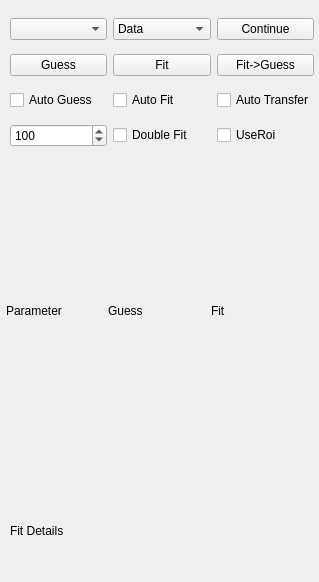
<?xml version="1.0" encoding="UTF-8"?>
<ui version="4.0">
 <class>Fitter</class>
 <widget class="QWidget" name="Fitter">
  <property name="geometry">
   <rect>
    <x>0</x>
    <y>0</y>
    <width>319</width>
    <height>582</height>
   </rect>
  </property>
  <property name="windowTitle">
   <string>Form</string>
  </property>
  <widget class="QWidget" name="gridLayoutWidget">
   <property name="geometry">
    <rect>
     <x>10</x>
     <y>10</y>
     <width>304</width>
     <height>147</height>
    </rect>
   </property>
   <layout class="QGridLayout" name="gridLayout">
    <item row="2" column="0">
     <widget class="QCheckBox" name="autoGuessCheck">
      <property name="toolTip">
       <string>Check this if you want to automatically guess initial parameters whenever the image changes</string>
      </property>
      <property name="text">
       <string>Auto Guess</string>
      </property>
     </widget>
    </item>
    <item row="2" column="2">
     <widget class="QCheckBox" name="autoTransferCheck">
      <property name="toolTip">
       <string>Automatically transfer fit parameters to guess parameters when changing images.</string>
      </property>
      <property name="text">
       <string>Auto Transfer</string>
      </property>
     </widget>
    </item>
    <item row="0" column="1">
     <widget class="QComboBox" name="imageTypeCombo">
      <property name="toolTip">
       <string>Select the type of data to display on the Image viewer and the graphs</string>
      </property>
      <item>
       <property name="text">
        <string>Data</string>
       </property>
      </item>
      <item>
       <property name="text">
        <string>Fit</string>
       </property>
      </item>
      <item>
       <property name="text">
        <string>Guess</string>
       </property>
      </item>
      <item>
       <property name="text">
        <string>Data-Fit</string>
       </property>
      </item>
      <item>
       <property name="text">
        <string>Guess-Fit</string>
       </property>
      </item>
     </widget>
    </item>
    <item row="1" column="2">
     <widget class="QPushButton" name="fitToGuessButton">
      <property name="toolTip">
       <string>Copy the fitted paramters back to the guess parameters. Useful when using fitted parameters of one image as the guess parameters for another</string>
      </property>
      <property name="text">
       <string>Fit-&gt;Guess</string>
      </property>
     </widget>
    </item>
    <item row="1" column="0">
     <widget class="QPushButton" name="guessButton">
      <property name="toolTip">
       <string>Turn on some smarts and guess the initial parameters given to the least squares fit function</string>
      </property>
      <property name="text">
       <string>Guess</string>
      </property>
     </widget>
    </item>
    <item row="2" column="1">
     <widget class="QCheckBox" name="autoFitCheck">
      <property name="toolTip">
       <string>Check this if you want to automatically fit whenever the image changes</string>
      </property>
      <property name="text">
       <string>Auto Fit</string>
      </property>
     </widget>
    </item>
    <item row="0" column="0">
     <widget class="QComboBox" name="fitTypeCombo">
      <property name="toolTip">
       <string>Select fitting function</string>
      </property>
     </widget>
    </item>
    <item row="0" column="2">
     <widget class="QPushButton" name="continueButton">
      <property name="toolTip">
       <string>Continue the fitting subroutine</string>
      </property>
      <property name="text">
       <string>Continue</string>
      </property>
     </widget>
    </item>
    <item row="1" column="1">
     <widget class="QPushButton" name="fitButton">
      <property name="toolTip">
       <string>Run least squares fitting.</string>
      </property>
      <property name="text">
       <string>Fit</string>
      </property>
     </widget>
    </item>
    <item row="3" column="0">
     <widget class="QSpinBox" name="nIterationsBox">
      <property name="toolTip">
       <string>Nuber of iterations for least squares fitting</string>
      </property>
      <property name="maximum">
       <number>1000</number>
      </property>
      <property name="value">
       <number>100</number>
      </property>
     </widget>
    </item>
    <item row="3" column="2">
     <widget class="QCheckBox" name="useROICheck">
      <property name="toolTip">
       <string>Use only the Integrated ROI for fitting</string>
      </property>
      <property name="text">
       <string>UseRoi</string>
      </property>
     </widget>
    </item>
    <item row="3" column="1">
     <widget class="QCheckBox" name="doubleFitCheck">
      <property name="text">
       <string>Double Fit</string>
      </property>
     </widget>
    </item>
   </layout>
  </widget>
  <widget class="QLabel" name="fitDetailsLabel">
   <property name="geometry">
    <rect>
     <x>10</x>
     <y>490</y>
     <width>301</width>
     <height>81</height>
    </rect>
   </property>
   <property name="text">
    <string>Fit Details</string>
   </property>
  </widget>
  <widget class="QWidget" name="gridLayoutWidget_2">
   <property name="geometry">
    <rect>
     <x>6</x>
     <y>170</y>
     <width>301</width>
     <height>281</height>
    </rect>
   </property>
   <layout class="QGridLayout" name="parmGrid">
    <item row="0" column="0">
     <widget class="QLabel" name="label">
      <property name="text">
       <string>Parameter</string>
      </property>
     </widget>
    </item>
    <item row="0" column="1">
     <widget class="QLabel" name="label_2">
      <property name="text">
       <string>Guess</string>
      </property>
     </widget>
    </item>
    <item row="0" column="2">
     <widget class="QLabel" name="label_3">
      <property name="text">
       <string>Fit</string>
      </property>
     </widget>
    </item>
   </layout>
  </widget>
 </widget>
 <resources/>
 <connections>
  <connection>
   <sender>guessButton</sender>
   <signal>clicked()</signal>
   <receiver>Fitter</receiver>
   <slot>handleGuessClicked()</slot>
   <hints>
    <hint type="sourcelabel">
     <x>28</x>
     <y>63</y>
    </hint>
    <hint type="destinationlabel">
     <x>3</x>
     <y>71</y>
    </hint>
   </hints>
  </connection>
  <connection>
   <sender>fitButton</sender>
   <signal>clicked()</signal>
   <receiver>Fitter</receiver>
   <slot>handleFitClicked()</slot>
   <hints>
    <hint type="sourcelabel">
     <x>164</x>
     <y>67</y>
    </hint>
    <hint type="destinationlabel">
     <x>-1</x>
     <y>115</y>
    </hint>
   </hints>
  </connection>
  <connection>
   <sender>fitToGuessButton</sender>
   <signal>clicked()</signal>
   <receiver>Fitter</receiver>
   <slot>handleFitToGuessClicked()</slot>
   <hints>
    <hint type="sourcelabel">
     <x>245</x>
     <y>71</y>
    </hint>
    <hint type="destinationlabel">
     <x>0</x>
     <y>161</y>
    </hint>
   </hints>
  </connection>
  <connection>
   <sender>continueButton</sender>
   <signal>clicked()</signal>
   <receiver>Fitter</receiver>
   <slot>handleContinueClicked()</slot>
   <hints>
    <hint type="sourcelabel">
     <x>268</x>
     <y>38</y>
    </hint>
    <hint type="destinationlabel">
     <x>0</x>
     <y>193</y>
    </hint>
   </hints>
  </connection>
  <connection>
   <sender>fitTypeCombo</sender>
   <signal>currentIndexChanged(int)</signal>
   <receiver>Fitter</receiver>
   <slot>handleFitTypeChanged()</slot>
   <hints>
    <hint type="sourcelabel">
     <x>78</x>
     <y>34</y>
    </hint>
    <hint type="destinationlabel">
     <x>-2</x>
     <y>26</y>
    </hint>
   </hints>
  </connection>
  <connection>
   <sender>imageTypeCombo</sender>
   <signal>currentIndexChanged(int)</signal>
   <receiver>Fitter</receiver>
   <slot>handleImageTypeChanged()</slot>
   <hints>
    <hint type="sourcelabel">
     <x>187</x>
     <y>23</y>
    </hint>
    <hint type="destinationlabel">
     <x>300</x>
     <y>177</y>
    </hint>
   </hints>
  </connection>
 </connections>
 <slots>
  <slot>handleGuessClicked()</slot>
  <slot>handleFitClicked()</slot>
  <slot>handleContinueClicked()</slot>
  <slot>handleFitToGuessClicked()</slot>
  <slot>handleFitTypeChanged()</slot>
  <slot>handleImageTypeChanged()</slot>
  <slot>handleDoubleFitClicked()</slot>
 </slots>
</ui>
